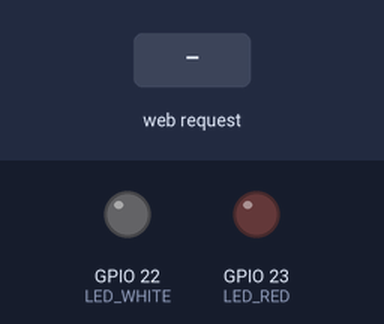
A sketch run on a simulated ESP32. Parts: output pins drawn as LEDs (lit = HIGH). The test bench sets the inputs (shaded band). WiFi joins after 1.5 s; servers stay silent unless stated; what the sketch prints to the serial monitor is not drawn.

Above: at 2.7 s.
2.8 s: HTTP request GET /ON_WHITE received
At 3.3 s:
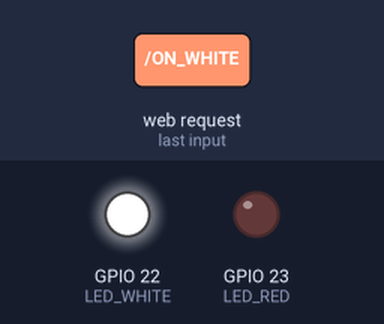
4.3 s: HTTP request GET /ON_RED received
At 5.5 s:
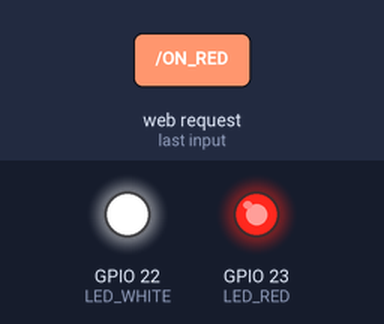
5.8 s: HTTP request GET /ON_WHITE received
At 6.8 s:
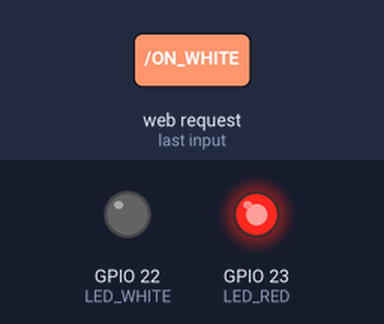
7.3 s: HTTP request GET /OFF received
At 7.9 s:
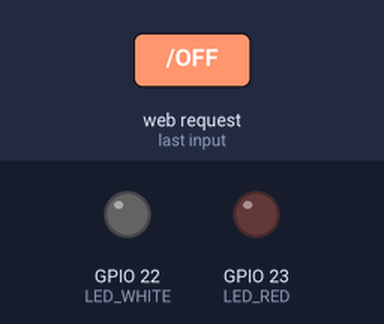
Timing chart, 0 to 9.8 s (numbered marks = the images above; inputs shaded):
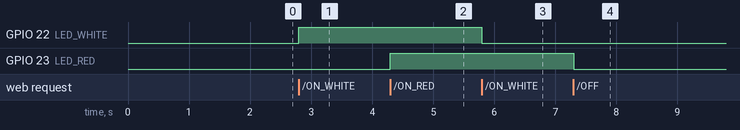

The sketch:

Sterowanie_LED_WebServer.ino
```cpp
#include <WiFi.h>

const char* ssid = "Nazwa wifi";
const char* password = "haslo";

WiFiServer server(80);

const int LED_WHITE = 22;
const int LED_RED = 23;

int LED_RED_ENABLED = -1;
int LED_WHITE_ENABLED = -1;

void setup() {
  pinMode(LED_WHITE, OUTPUT);
  digitalWrite(LED_WHITE, LOW);

  pinMode(LED_RED, OUTPUT);
  digitalWrite(LED_RED, LOW);

  Serial.begin(115200);

  WiFi.begin(ssid, password);

  Serial.print("Laczenie");

  while (WiFi.status() != WL_CONNECTED) {
    delay(500);
    Serial.print(".");
  }

  Serial.println();
  Serial.println("Polaczono!");
  Serial.print("Adres IP: ");
  Serial.println(WiFi.localIP());

  server.begin();
}

void loop() {
  WiFiClient client = server.available();

  if (!client)
    return;

  while (!client.available())
    delay(1);

  String request = client.readStringUntil('\r');
  client.flush();

  if (request.indexOf("/ON_WHITE") != -1) {
    if (LED_WHITE_ENABLED < 0) {
      digitalWrite(LED_WHITE, HIGH);
    } else {
      digitalWrite(LED_WHITE, LOW);
    }
    LED_WHITE_ENABLED = (-1) * LED_WHITE_ENABLED;
  }

  if (request.indexOf("/ON_RED") != -1) {
     if (LED_RED_ENABLED < 0) {
      digitalWrite(LED_RED, HIGH);
    } else {
      digitalWrite(LED_RED, LOW);
    }
    LED_RED_ENABLED = (-1) * LED_RED_ENABLED;
  }

  if (request.indexOf("/OFF") != -1) {
    digitalWrite(LED_WHITE, LOW);
    digitalWrite(LED_RED, LOW);
    LED_RED_ENABLED = -1;
    LED_WHITE_ENABLED = -1;
  }

  client.println("HTTP/1.1 200 OK");
  client.println("Content-Type: text/html");
  client.println();

  client.println("<!DOCTYPE html>");
  client.println("<html>");
  client.println("<head>");
  client.println("<meta charset='UTF-8'>");
  client.println("<title>ESP32</title>");
  client.println("</head>");
  client.println("<body style='text-align:center;font-family:Arial;'>");

  client.println("<h1>Sterowanie ESP32</h1>");

  client.println("<p><a href='/ON_RED'><button style='width:200px;height:60px;font-size:24px;'>LED czerwony</button></a></p>");
  client.println("<p><a href='/ON_WHITE'><button style='width:200px;height:60px;font-size:24px;'>LED biały</button></a></p>");

  client.println("<p><a href='/OFF'><button style='width:200px;height:60px;font-size:24px;'>Wyłącz LEDy</button></a></p>");

  client.println("</body>");
  client.println("</html>");

  delay(1);
  client.stop();
}
```

Measured:
- after the input at 2.8 s, GPIO 22 (LED_WHITE): LOW → HIGH at once
- after the input at 4.3 s, GPIO 23 (LED_RED): LOW → HIGH at once
- after the input at 5.8 s, GPIO 22 (LED_WHITE): HIGH → LOW at once
- after the input at 7.3 s, GPIO 23 (LED_RED): HIGH → LOW at once
